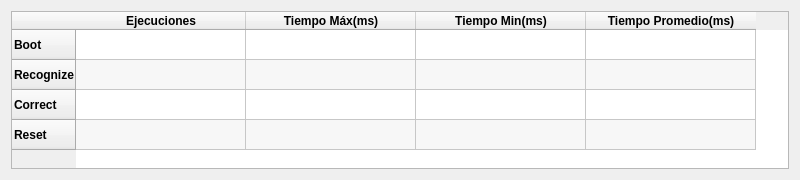
<?xml version="1.0" encoding="UTF-8"?>
<ui version="4.0">
 <class>DialogStatistics</class>
 <widget class="QDialog" name="DialogStatistics">
  <property name="geometry">
   <rect>
    <x>0</x>
    <y>0</y>
    <width>800</width>
    <height>180</height>
   </rect>
  </property>
  <property name="minimumSize">
   <size>
    <width>800</width>
    <height>180</height>
   </size>
  </property>
  <property name="maximumSize">
   <size>
    <width>800</width>
    <height>180</height>
   </size>
  </property>
  <property name="windowTitle">
   <string>Estadísticas de kernels </string>
  </property>
  <property name="windowIcon">
   <iconset resource="../imageResource.qrc">
    <normaloff>:/icons/statistic.png</normaloff>:/icons/statistic.png</iconset>
  </property>
  <layout class="QVBoxLayout" name="verticalLayout">
   <item>
    <widget class="QTableWidget" name="tableWidget">
     <property name="accessibleName">
      <string>Estadísticas de kernels </string>
     </property>
     <property name="accessibleDescription">
      <string>Estadísticas de kernels </string>
     </property>
     <property name="editTriggers">
      <set>QAbstractItemView::NoEditTriggers</set>
     </property>
     <property name="alternatingRowColors">
      <bool>true</bool>
     </property>
     <property name="showGrid">
      <bool>true</bool>
     </property>
     <attribute name="horizontalHeaderDefaultSectionSize">
      <number>170</number>
     </attribute>
     <row>
      <property name="text">
       <string>Boot</string>
      </property>
      <property name="font">
       <font>
        <weight>75</weight>
        <bold>true</bold>
       </font>
      </property>
     </row>
     <row>
      <property name="text">
       <string>Recognize</string>
      </property>
      <property name="font">
       <font>
        <weight>75</weight>
        <bold>true</bold>
       </font>
      </property>
     </row>
     <row>
      <property name="text">
       <string>Correct</string>
      </property>
      <property name="font">
       <font>
        <weight>75</weight>
        <bold>true</bold>
       </font>
      </property>
     </row>
     <row>
      <property name="text">
       <string>Reset</string>
      </property>
      <property name="font">
       <font>
        <weight>75</weight>
        <bold>true</bold>
       </font>
      </property>
     </row>
     <column>
      <property name="text">
       <string>Ejecuciones</string>
      </property>
      <property name="font">
       <font>
        <weight>75</weight>
        <bold>true</bold>
       </font>
      </property>
      <property name="textAlignment">
       <set>AlignHCenter|AlignVCenter|AlignCenter</set>
      </property>
     </column>
     <column>
      <property name="text">
       <string>Tiempo Máx(ms)</string>
      </property>
      <property name="font">
       <font>
        <weight>75</weight>
        <bold>true</bold>
       </font>
      </property>
      <property name="textAlignment">
       <set>AlignHCenter|AlignVCenter|AlignCenter</set>
      </property>
     </column>
     <column>
      <property name="text">
       <string>Tiempo Min(ms)</string>
      </property>
      <property name="font">
       <font>
        <weight>75</weight>
        <bold>true</bold>
       </font>
      </property>
      <property name="textAlignment">
       <set>AlignHCenter|AlignVCenter|AlignCenter</set>
      </property>
     </column>
     <column>
      <property name="text">
       <string>Tiempo Promedio(ms)</string>
      </property>
      <property name="font">
       <font>
        <weight>75</weight>
        <bold>true</bold>
       </font>
      </property>
      <property name="textAlignment">
       <set>AlignHCenter|AlignVCenter|AlignCenter</set>
      </property>
     </column>
     <item row="0" column="0">
      <property name="text">
       <string/>
      </property>
      <property name="textAlignment">
       <set>AlignHCenter|AlignVCenter|AlignCenter</set>
      </property>
      <property name="flags">
       <set>ItemIsSelectable|ItemIsEditable|ItemIsDragEnabled|ItemIsUserCheckable|ItemIsEnabled</set>
      </property>
     </item>
     <item row="0" column="1">
      <property name="text">
       <string/>
      </property>
      <property name="textAlignment">
       <set>AlignHCenter|AlignVCenter|AlignCenter</set>
      </property>
      <property name="flags">
       <set>ItemIsSelectable|ItemIsEditable|ItemIsDragEnabled|ItemIsUserCheckable|ItemIsEnabled</set>
      </property>
     </item>
     <item row="0" column="2">
      <property name="text">
       <string/>
      </property>
      <property name="textAlignment">
       <set>AlignHCenter|AlignVCenter|AlignCenter</set>
      </property>
      <property name="flags">
       <set>ItemIsSelectable|ItemIsEditable|ItemIsDragEnabled|ItemIsUserCheckable|ItemIsEnabled</set>
      </property>
     </item>
     <item row="0" column="3">
      <property name="text">
       <string/>
      </property>
      <property name="textAlignment">
       <set>AlignHCenter|AlignVCenter|AlignCenter</set>
      </property>
     </item>
     <item row="1" column="0">
      <property name="text">
       <string/>
      </property>
      <property name="textAlignment">
       <set>AlignHCenter|AlignVCenter|AlignCenter</set>
      </property>
      <property name="flags">
       <set>ItemIsSelectable|ItemIsEditable|ItemIsDragEnabled|ItemIsUserCheckable|ItemIsEnabled</set>
      </property>
     </item>
     <item row="1" column="1">
      <property name="text">
       <string/>
      </property>
      <property name="textAlignment">
       <set>AlignHCenter|AlignVCenter|AlignCenter</set>
      </property>
      <property name="flags">
       <set>ItemIsSelectable|ItemIsEditable|ItemIsDragEnabled|ItemIsUserCheckable|ItemIsEnabled</set>
      </property>
     </item>
     <item row="1" column="2">
      <property name="text">
       <string/>
      </property>
      <property name="textAlignment">
       <set>AlignHCenter|AlignVCenter|AlignCenter</set>
      </property>
      <property name="flags">
       <set>ItemIsSelectable|ItemIsEditable|ItemIsDragEnabled|ItemIsUserCheckable|ItemIsEnabled</set>
      </property>
     </item>
     <item row="1" column="3">
      <property name="text">
       <string/>
      </property>
      <property name="textAlignment">
       <set>AlignHCenter|AlignVCenter|AlignCenter</set>
      </property>
     </item>
     <item row="2" column="0">
      <property name="text">
       <string/>
      </property>
      <property name="textAlignment">
       <set>AlignHCenter|AlignVCenter|AlignCenter</set>
      </property>
      <property name="flags">
       <set>ItemIsSelectable|ItemIsEditable|ItemIsDragEnabled|ItemIsUserCheckable|ItemIsEnabled</set>
      </property>
     </item>
     <item row="2" column="1">
      <property name="text">
       <string/>
      </property>
      <property name="textAlignment">
       <set>AlignHCenter|AlignVCenter|AlignCenter</set>
      </property>
      <property name="flags">
       <set>ItemIsSelectable|ItemIsEditable|ItemIsDragEnabled|ItemIsUserCheckable|ItemIsEnabled</set>
      </property>
     </item>
     <item row="2" column="2">
      <property name="text">
       <string/>
      </property>
      <property name="textAlignment">
       <set>AlignHCenter|AlignVCenter|AlignCenter</set>
      </property>
      <property name="flags">
       <set>ItemIsSelectable|ItemIsEditable|ItemIsDragEnabled|ItemIsUserCheckable|ItemIsEnabled</set>
      </property>
     </item>
     <item row="2" column="3">
      <property name="text">
       <string/>
      </property>
      <property name="textAlignment">
       <set>AlignHCenter|AlignVCenter|AlignCenter</set>
      </property>
     </item>
     <item row="3" column="0">
      <property name="text">
       <string/>
      </property>
      <property name="textAlignment">
       <set>AlignHCenter|AlignVCenter|AlignCenter</set>
      </property>
      <property name="flags">
       <set>ItemIsSelectable|ItemIsEditable|ItemIsDragEnabled|ItemIsUserCheckable|ItemIsEnabled</set>
      </property>
     </item>
     <item row="3" column="1">
      <property name="text">
       <string/>
      </property>
      <property name="textAlignment">
       <set>AlignHCenter|AlignVCenter|AlignCenter</set>
      </property>
      <property name="flags">
       <set>ItemIsSelectable|ItemIsEditable|ItemIsDragEnabled|ItemIsUserCheckable|ItemIsEnabled</set>
      </property>
     </item>
     <item row="3" column="2">
      <property name="text">
       <string/>
      </property>
      <property name="textAlignment">
       <set>AlignHCenter|AlignVCenter|AlignCenter</set>
      </property>
      <property name="flags">
       <set>ItemIsSelectable|ItemIsEditable|ItemIsDragEnabled|ItemIsUserCheckable|ItemIsEnabled</set>
      </property>
     </item>
     <item row="3" column="3">
      <property name="text">
       <string/>
      </property>
      <property name="textAlignment">
       <set>AlignHCenter|AlignVCenter|AlignCenter</set>
      </property>
     </item>
    </widget>
   </item>
  </layout>
 </widget>
 <resources>
  <include location="../imageResource.qrc"/>
 </resources>
 <connections/>
</ui>
